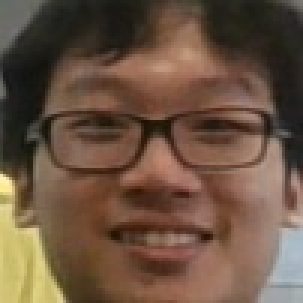
#> input picture images/andrew/andrew_112.jpg, 101 x 101 px, given in place of the camera (shown 3 times larger)
$ python human_detection.py
#> lines starting #> are read from the running program, lines starting #| are printed output that depends on the picture
import numpy as np
import cv2

hog = cv2.HOGDescriptor()
hog.setSVMDetector(cv2.HOGDescriptor_getDefaultPeopleDetector())

cap = cv2.VideoCapture(0)

while(True):
    ret, frame = cap.read()
#> frame is the input picture: shape (101, 101, 3); mean B, G, R 65.5, 83.2, 106.9
    if not ret:
        print("Image not captured properly")
        break

    frame = cv2.resize(frame, (640, 480))
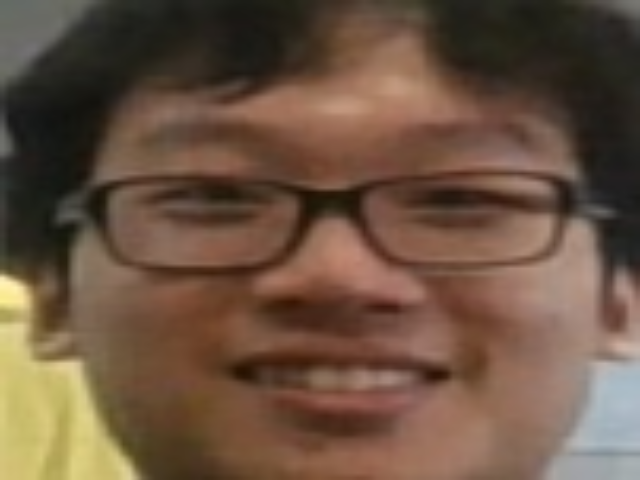
#> frame: shape (480, 640, 3); mean B, G, R 65.3, 83.1, 106.7
    gray = cv2.cvtColor(frame, cv2.COLOR_RGB2GRAY)
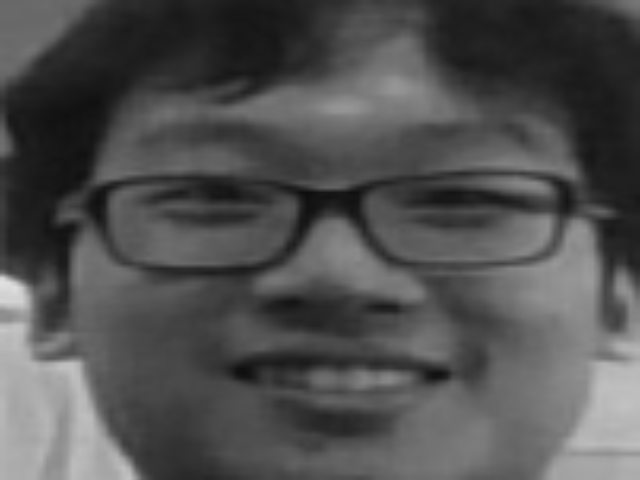
#> gray: shape (480, 640); min 13, max 224, mean 80.5

    boxes, _ = hog.detectMultiScale(frame, winStride=(8,8) )
#> boxes = ()

    boxes = np.array([[x, y, x + w, y + h] for (x, y, w, h) in boxes])
#> boxes = empty array

    for (xA, yA, xB, yB) in boxes:
        cv2.rectangle(frame, (xA, yA), (xB, yB), (0, 255, 0), 2)
#> this loop made 0 passes

    cv2.imshow('human_detection',frame)
    if cv2.waitKey(1) == ord('q'):
#> (key q is pressed here)
        break

cap.release()
cv2.destroyAllWindows()

$ run again, on images/andrew/andrew_121.jpg
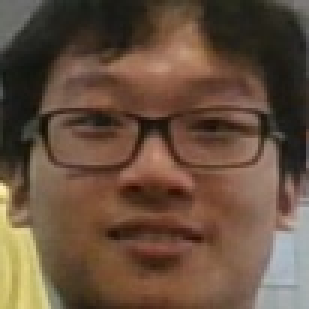
#> input picture images/andrew/andrew_121.jpg, 103 x 103 px, given in place of the camera (shown 3 times larger)
#> frame is the input picture: shape (103, 103, 3); mean B, G, R 62, 79.5, 102.4
#> `frame = cv2.resize(frame, (640, 480))`:
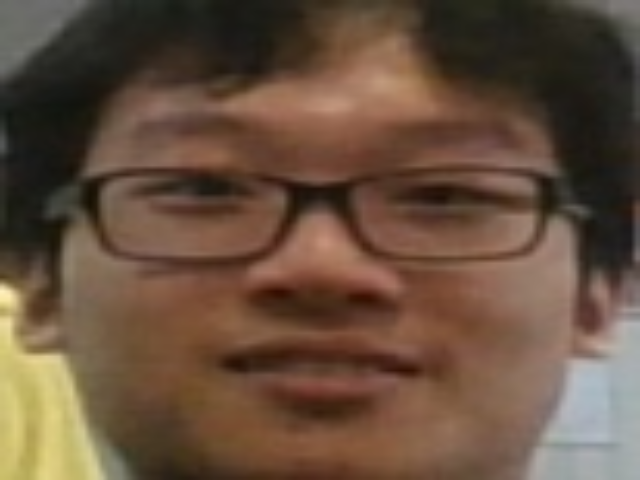
#> frame: shape (480, 640, 3); mean B, G, R 61.9, 79.4, 102.2
#> `gray = cv2.cvtColor(frame, cv2.COLOR_RGB2GRAY)`:
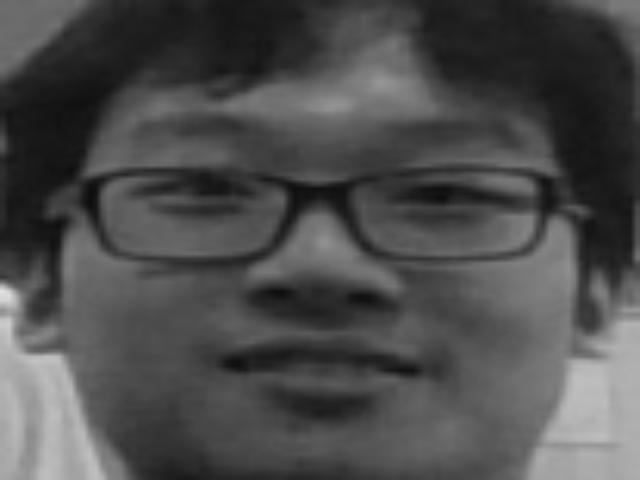
#> gray: shape (480, 640); min 12, max 226, mean 76.7
#> `boxes, _ = hog.detectMultiScale(frame, winStride=(8,8) )`: boxes = ()
#> `boxes = np.array([[x, y, x + w, y + h] for (x, y, w, h) in boxes])`: boxes = empty array

$ run again, on images/andrew/andrew_139.jpg
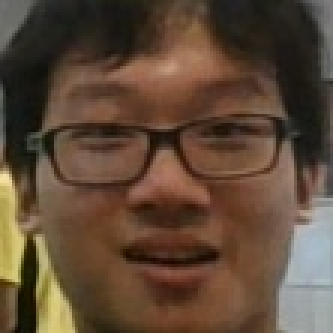
#> input picture images/andrew/andrew_139.jpg, 111 x 111 px, given in place of the camera (shown 3 times larger)
#> frame is the input picture: shape (111, 111, 3); mean B, G, R 55.3, 73.1, 94.3
#> `frame = cv2.resize(frame, (640, 480))`:
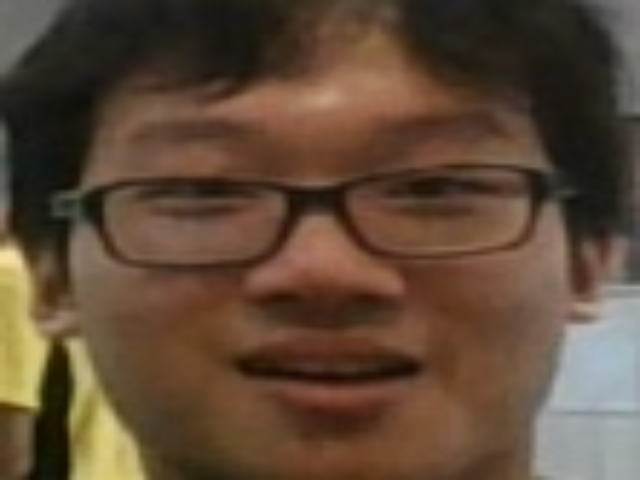
#> frame: shape (480, 640, 3); mean B, G, R 55.2, 73, 94.2
#> `gray = cv2.cvtColor(frame, cv2.COLOR_RGB2GRAY)`:
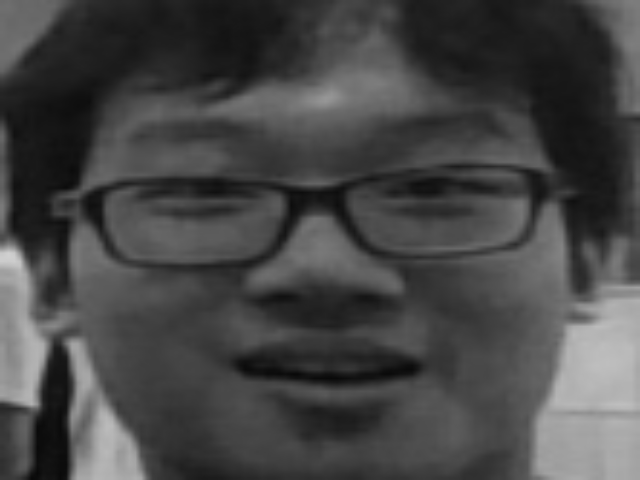
#> gray: shape (480, 640); min 8, max 208, mean 70.1
#> `boxes, _ = hog.detectMultiScale(frame, winStride=(8,8) )`: boxes = ()
#> `boxes = np.array([[x, y, x + w, y + h] for (x, y, w, h) in boxes])`: boxes = empty array

$ run again, on images/andrew/andrew_147.jpg
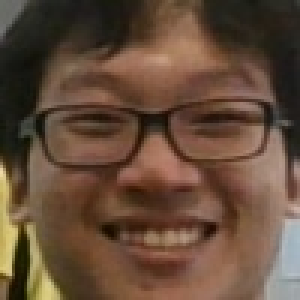
#> input picture images/andrew/andrew_147.jpg, 100 x 100 px, given in place of the camera (shown 3 times larger)
#> frame is the input picture: shape (100, 100, 3); mean B, G, R 57.7, 75.7, 100.4
#> `frame = cv2.resize(frame, (640, 480))`:
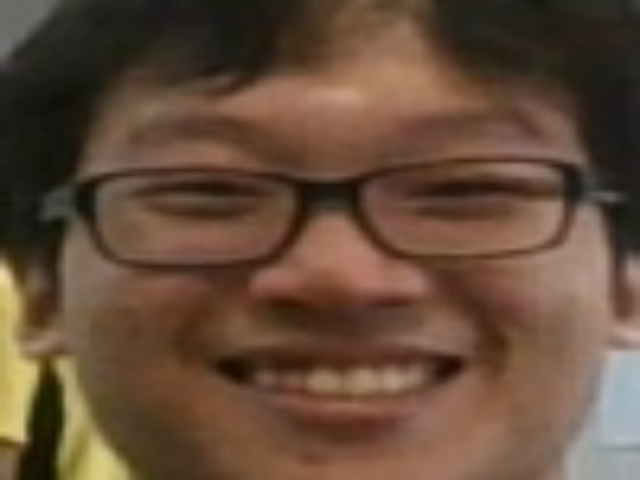
#> frame: shape (480, 640, 3); mean B, G, R 57.6, 75.6, 100.2
#> `gray = cv2.cvtColor(frame, cv2.COLOR_RGB2GRAY)`:
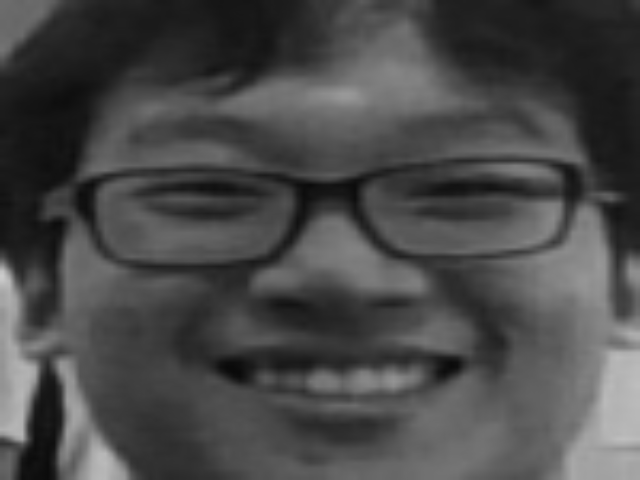
#> gray: shape (480, 640); min 9, max 203, mean 73
#> `boxes, _ = hog.detectMultiScale(frame, winStride=(8,8) )`: boxes = ()
#> `boxes = np.array([[x, y, x + w, y + h] for (x, y, w, h) in boxes])`: boxes = empty array
